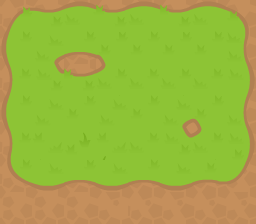

A level layout from a 2D game, rendered from its tile map. Below: a short description, then the map file with tile-grid data replaced by summaries:
An orthogonal 8x7 tile map with 32x32 px tiles, 1 tile layer (Tile Layer 1).

<map version="1.2" tiledversion="1.3.5" orientation="orthogonal" renderorder="left-up" width="8" height="7" tilewidth="32" tileheight="32" infinite="0" nextlayerid="2" nextobjectid="1">
 <tileset firstgid="1" source="atlas.tsx" />
 <layer id="1" name="Tile Layer 1" width="8" height="7">
  <data>[56 cells, 56 non-empty, 38 distinct tile ids]</data>
 </layer>
</map>
